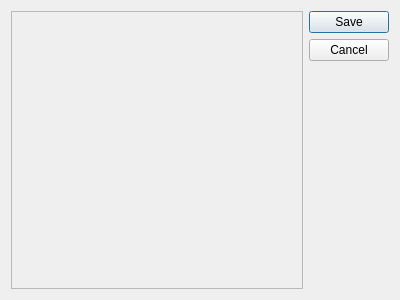
<?xml version="1.0" encoding="UTF-8"?>
<ui version="4.0">
 <class>Dialog</class>
 <widget class="QDialog" name="Dialog">
  <property name="geometry">
   <rect>
    <x>0</x>
    <y>0</y>
    <width>400</width>
    <height>300</height>
   </rect>
  </property>
  <property name="windowTitle">
   <string>新增</string>
  </property>
  <layout class="QHBoxLayout" name="horizontalLayout">
   <item>
    <widget class="QScrollArea" name="scrollArea">
     <property name="widgetResizable">
      <bool>true</bool>
     </property>
     <widget class="QWidget" name="scrollAreaWidgetContents">
      <property name="geometry">
       <rect>
        <x>0</x>
        <y>0</y>
        <width>299</width>
        <height>280</height>
       </rect>
      </property>
      <layout class="QFormLayout" name="formLayout"/>
     </widget>
    </widget>
   </item>
   <item>
    <widget class="QDialogButtonBox" name="buttonBox">
     <property name="orientation">
      <enum>Qt::Vertical</enum>
     </property>
     <property name="standardButtons">
      <set>QDialogButtonBox::Cancel|QDialogButtonBox::Save</set>
     </property>
    </widget>
   </item>
  </layout>
 </widget>
 <resources/>
 <connections>
  <connection>
   <sender>buttonBox</sender>
   <signal>accepted()</signal>
   <receiver>Dialog</receiver>
   <slot>accept()</slot>
   <hints>
    <hint type="sourcelabel">
     <x>248</x>
     <y>254</y>
    </hint>
    <hint type="destinationlabel">
     <x>157</x>
     <y>274</y>
    </hint>
   </hints>
  </connection>
  <connection>
   <sender>buttonBox</sender>
   <signal>rejected()</signal>
   <receiver>Dialog</receiver>
   <slot>reject()</slot>
   <hints>
    <hint type="sourcelabel">
     <x>316</x>
     <y>260</y>
    </hint>
    <hint type="destinationlabel">
     <x>286</x>
     <y>274</y>
    </hint>
   </hints>
  </connection>
 </connections>
</ui>
